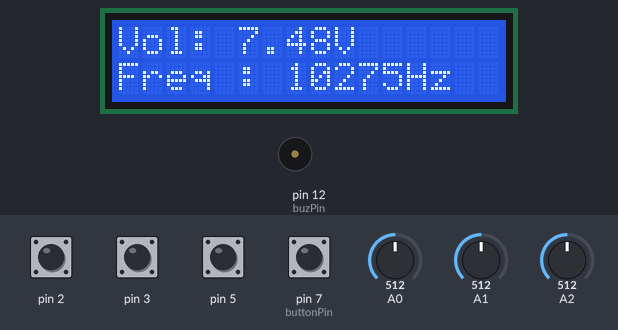
Bench run of a sketch on a simulated Arduino Uno, built with avr-gcc and run on an emulated ATmega328P. On the bench: 16×2 character LCD, buzzer (waves = sounding). Inputs (shaded band) come from the test bench; at power-on: pin 2, pin 3, pin 5, pin 7 (buttonPin) HIGH, A0 = 512, A1 = 512, A2 = 512.

Above: at 1.7 s.
1.8 s: pin 7 (buttonPin) pulled LOW for 1.25 s
At 3.3 s:
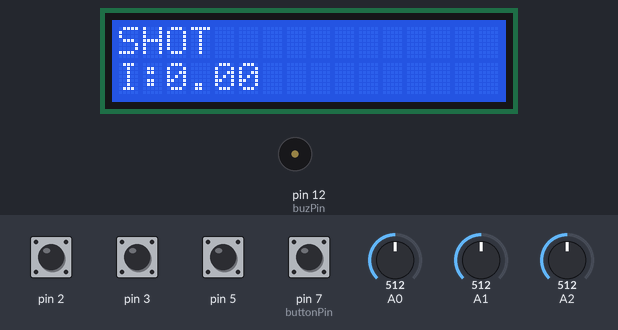
4.5 s: pin 2 pulled LOW for 1.25 s
At 7.1 s:
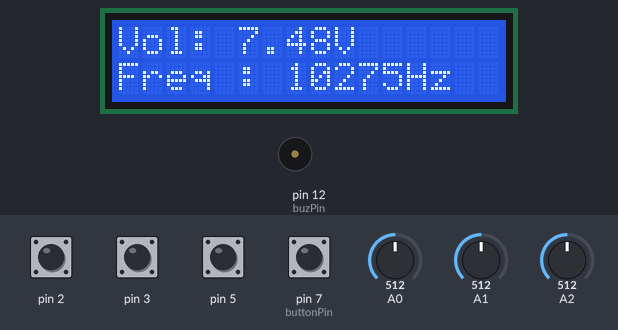
7.2 s: pin 2 pulled LOW for 1.25 s
At 9.2 s:
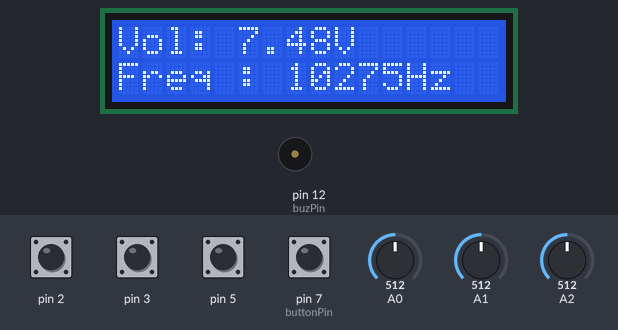
9.9 s: A0 set to 716
At 11.9 s:
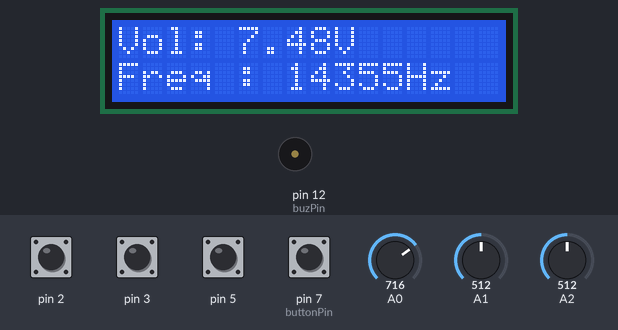
12.0 s: pin 2 pulled LOW for 1.25 s
At 14.0 s:
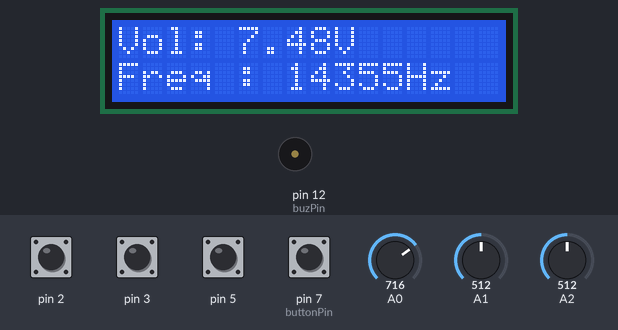
14.7 s: A1 set to 716
At 15.6 s:
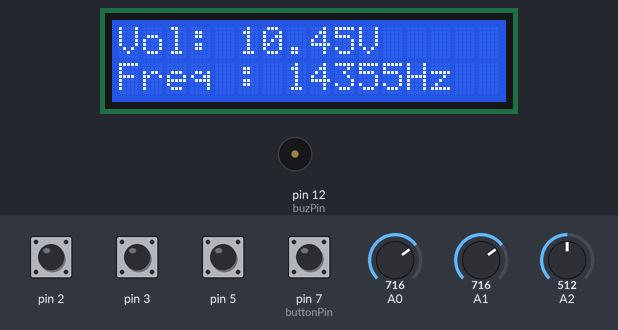
Timing chart, 0 to 17.7 s (numbered marks = the images above; inputs shaded):
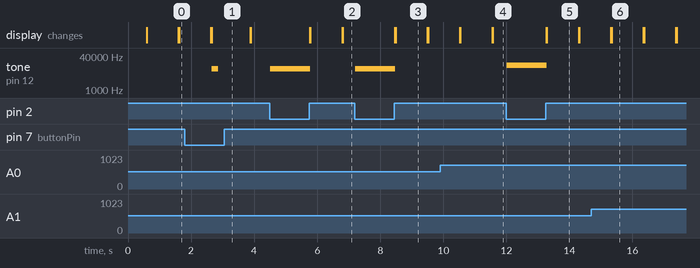

Measured:
- after the input at 1.8 s, tone on pin 12 (buzPin): silent → 10275 Hz after 0.85 s, → silent 0.21 s later; the display: first differs from a run without the input after 0.86 s (image 1)
- after the input at 4.5 s, tone on pin 12 (buzPin): silent → 10275 Hz at once, → silent 1.3 s later; the display: first changes after 1.3 s (image 2 shows a later state)
- after the input at 7.2 s, tone on pin 12 (buzPin): silent → 10275 Hz at once, → silent 1.3 s later; the display: first changes after 1.3 s (image 3 shows a later state)
- after the input at 9.9 s, the display: first differs from a run without the input after 0.64 s (image 4)
- after the input at 12.0 s, tone on pin 12 (buzPin): silent → 14355 Hz at once, → silent 1.3 s later; the display: first changes after 1.3 s (image 5 shows a later state)
- after the input at 14.7 s, the display: first differs from a run without the input after 0.65 s (image 6)
- what the display in image 3 shows lasts 1.0 s, from 8.5 s to 9.5 s

The sketch:

sketch_aug21c.ino
```cpp
/*
*  LCM1602 & Arduino Uno
*  VCC - > 5 V
*  GND - GND
*  SCL -> A5
*  SDA -> A4
*/

#include <Wire.h>   // standardowa biblioteka Arduino
#include <LiquidCrystal_I2C.h> // dolaczenie pobranej biblioteki I2C dla LCD

LiquidCrystal_I2C lcd(0x27, 2, 1, 0, 4, 5, 6, 7, 3, POSITIVE);  // Ustawienie adresu ukladu na 0x27
#define analogPin  0            // potencjometr podłączony do A0
#define buttonPin  7         // przycisk
#define buzPin   12          // brzeczyk

int val = 0;
boolean start = false;
 int freq = 0;
 int plus = 0;
 int minus = 0;
int time = 2000;


void setup()
{
  pinMode(buzPin, OUTPUT);  // pin 13 jako wyjście
  pinMode(buttonPin, INPUT_PULLUP);    // pin 7 jako wejście
  pinMode(3, INPUT_PULLUP);
  pinMode(5, INPUT_PULLUP);
  pinMode(2, INPUT_PULLUP);
  attachInterrupt(0, add, LOW);

  lcd.begin(16,2);   // Inicjalizacja LCD 2x16

  lcd.backlight(); // zalaczenie podwietlenia
 lcd.clear();
  delay(500);
   //Ustawienie kursora w pozycji 0,0 (drugi wiersz, pierwsza kolumna)

}
// 31 do 65535 Hz, na zmiane o jeden przypada zmiana o częstotliowść 63,5
void loop()
{
  lcd.setCursor(0,0);
 lcd.print("Vol: ");
  int vol = analogRead(A1);
  double voltage = vol*0.0146;
  lcd.print(voltage);
  lcd.print("V");

 lcd.setCursor(0,1);
 lcd.print("Freq : ");
  val = analogRead(A0);

  freq = 35 + (val*20) + minus;
   lcd.print(freq);
   lcd.print("Hz");
    if(digitalRead(5)==LOW)
   { delay(10);minus -= 5;}

    if(digitalRead(3)==LOW)
   {delay(10);minus += 5;
  freq += minus;}
  ;

    if(digitalRead(7)==LOW)
   {   lcd.clear();
   lcd.print("shot");
   tone(buzPin,freq);
   for(int j = 0; j <10; j++)
{
  int cur = analogRead(A2);
  lcd.setCursor(0,0);
 lcd.print("SHOT");
  double current = 12*cur*5/1024 - 30;
  lcd.setCursor(0,1);
 lcd.print("I:");
 lcd.print(current);
 delay(10);
}
   noTone(buzPin);}
   delay(1000);
  lcd.clear();

}


void add()
{
  lcd.clear();
  lcd.print("shot");
   tone(buzPin,freq);
   delay(2000);
   noTone(buzPin);

}
```
